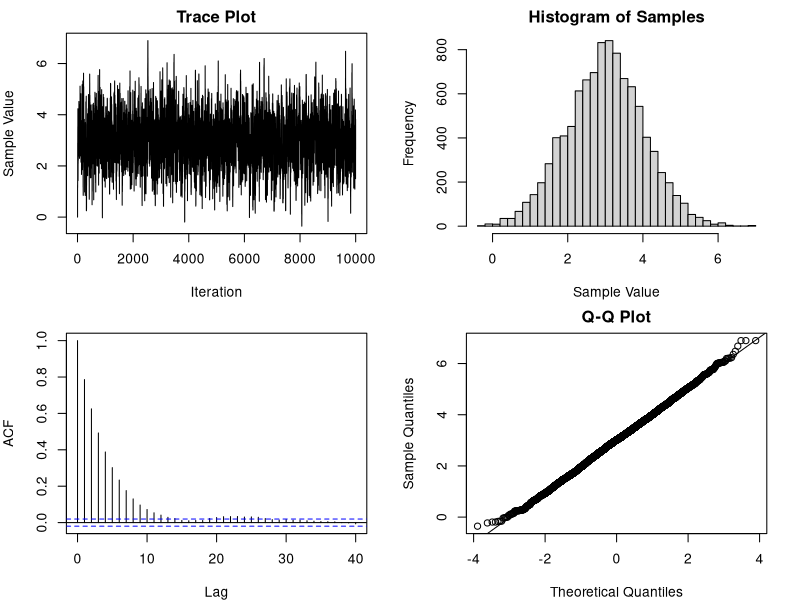

Write the R code that produced this figure.
# Aim: Implement Metropolis-Hastings Algorithm
# Objective:
# To sample from a target distribution using the MH algorithm.

# Step 1: Define the Target Distribution
# Example Target Distribution: Normal(mean = 3, sd = 1)

target_density <- function(x) {
  dnorm(x, mean = 3, sd = 1)
}

# Explanation:
# This is the probability density function we want to sample from.
# Step 2: Define Metropolis-Hastings Sampler

mh_sampler <- function(start, iterations, proposal_sd) {
  
  samples <- numeric(iterations)
  samples[1] <- start
  
  for (i in 2:iterations) {
    
    # Generate proposal value
    proposal <- rnorm(1, mean = samples[i - 1], sd = proposal_sd)
    
    # Compute acceptance probability
    accept_prob <- min(
      1,
      target_density(proposal) / target_density(samples[i - 1])
    )
    
    # Accept or reject proposal
    if (runif(1) < accept_prob) {
      samples[i] <- proposal
    } else {
      samples[i] <- samples[i - 1]
    }
  }
  
  return(samples)
}

# Explanation:
# New proposals are accepted probabilistically to preserve target distribution.

# Step 3: Run the Sampler


set.seed(123)

samples <- mh_sampler(
  start = 0,
  iterations = 10000,
  proposal_sd = 1
)

# Step 4: Reset Graphics and Plot Results

graphics.off()

# Open new plotting window (Windows only)
windows()

# Set plotting layout
par(mfrow = c(2, 2), mar = c(4, 4, 2, 2))

# Trace Plot
plot(
  samples,
  type = "l",
  main = "Trace Plot",
  xlab = "Iteration",
  ylab = "Sample Value"
)

# Histogram
hist(
  samples,
  breaks = 40,
  main = "Histogram of Samples",
  xlab = "Sample Value"
)

# Autocorrelation Plot
acf(
  samples,
  main = "Autocorrelation"
)

# Q-Q Plot
qqnorm(samples, main = "Q-Q Plot")
qqline(samples)


# Step 5: Reset Plot Layout


par(mfrow = c(1,1))
